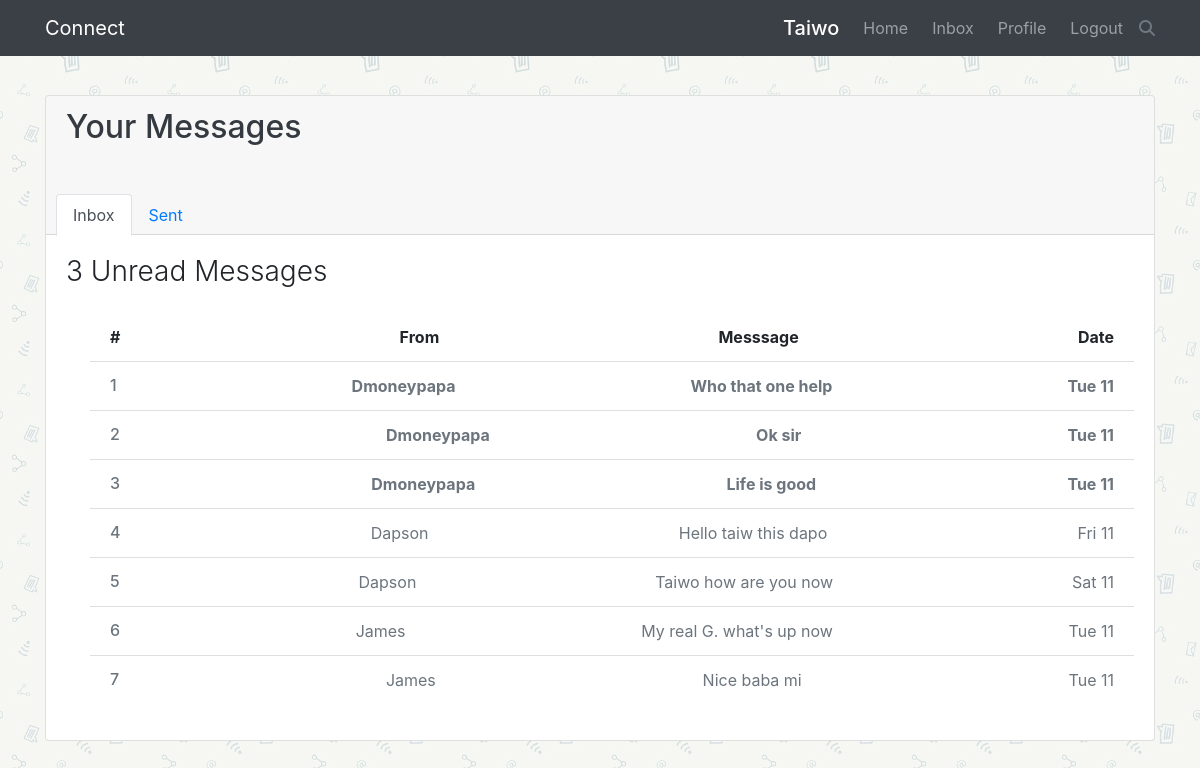
Page /inbox/ (signed in) on the earlier database version.
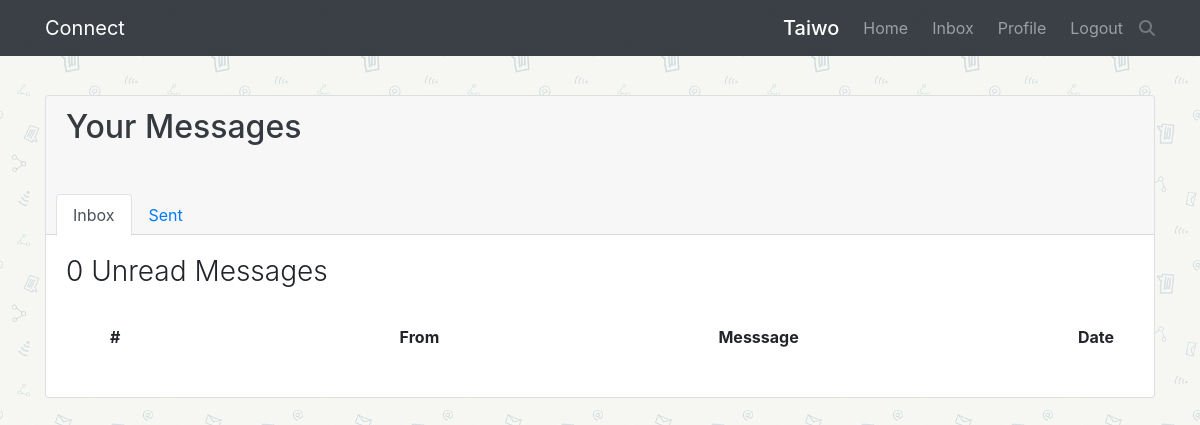
Same page on the later database version.
### posts/models.py (models this page shows, shortened)
class Message(models.Model):
    sender = models.ForeignKey(
        User, on_delete=models.SET_NULL, null=True, blank=True, related_name='sender')
    reciever = models.ForeignKey(
        Profile, on_delete=models.SET_NULL, null=True, blank=True, related_name='reciever')
    message = models.TextField(null=True)
    is_read = models.BooleanField(default=False)
    created = models.DateTimeField(auto_now_add=True)
    id = models.UUIDField(max_length=100, default=uuid.uuid4,
                          unique=True, primary_key=True, editable=False)
    class Meta:
        ordering = ['is_read']

### posts/views.py (the view)
# urls.py: path('inbox/', views.inbox, name= 'inbox'),
@login_required(login_url='login')
def inbox(request):
    inbox_messages = Message.objects.filter(reciever=request.user.profile)
    sent_messages = Message.objects.filter(sender= request.user).order_by('-created')
    unread_messages = Message.objects.filter(
        reciever = request.user.profile, is_read = False).count()
    context = {
        'all_messages': inbox_messages,
        'page': 'inbox',
        'total_unread': unread_messages,
        'sent_messages': sent_messages
    }
    return render(request, 'posts/inbox.html', context)

### posts/templates/posts/inbox.html (shortened to what this page needs)
{% extends 'base.html' %}
{% block content %}
  <div class="card">
    <div class="card-header">
      <h2 class="mb-5 text-dark">Your Messages</h2>
      <ul class="nav nav-tabs card-header-tabs">
        <li class="nav-item">
          <a class="nav-link active" data-toggle="tab" href="#inbox">Inbox</a>
        </li>
        <li class="nav-item">
          <a class="nav-link" data-toggle="tab" href="#sent">Sent</a>
        </li>
      </ul>
    </div>
    <div class="card-body tab-content text-left">
      <div class="tab-pane fade active show" id="inbox">
        <div class="card-title h3 font-weight-light mb-4">{{total_unread}} Unread Messages</div>
          <ul class="list-group-flush pl-0 pl-md-4">
          <li class="list-group-item font-weight-bold  justify-content-between d-flex text-start flex-wrap">
            <span class="">#</span>
            <span class="">From</span>
            <span class="d-none d-sm-inline">Messsage</span>
            <span class="">Date</span>
          </li>
          {% for message in all_messages %}
          <li class="list-group-item">
            <a href="{% url 'message-detail' message.id %}" class="d-flex flex-wrap justify-content-between text-dark align-items-center text-muted {% if not message.is_read %} font-weight-bold {% endif %}">
              <h6 class="m-0">{{forloop.counter}}</h6>
              <span class="">{{message.sender|title}}</span>
              <span class="d-none d-sm-inline">{{message.message|truncatechars:"30"}}</span>
              <span class="">{{message.created|date:"D m"}}</span>
            </a>
          </li>
          {% endfor %}
        </ul>
        </div>
      </div>
    </div>
  </div>
{% endblock %}

### templates/base.html (shortened to what this page needs)
{% load static %}
<html lang="en">
<head>
 <link rel="stylesheet" href="https://cdn.jsdelivr.net/npm/bootstrap@4.5.3/dist/css/bootstrap.min.css">
  <link rel="stylesheet" href="https://cdnjs.cloudflare.com/ajax/libs/font-awesome/6.2.1/css/all.min.css" />
  <link rel="stylesheet" href="{% static 'style.css' %}">
  <link rel="stylesheet" href="{% static 'bootstrap.css' %}">
</head>
<body>
  <nav class="navbar navbar-expand-lg navbar-dark bg-dark fixed-top">
    <div class="container">
      <a href="{% url 'index' %}" class="navbar-brand">Connect</a>
      {% if user.is_authenticated %}
      <div class="ml-2 order-lg-2 d-flex align-items-center">
        <div class="dropdown">
          <div class="i fa fa-search text-light text-muted" data-target="#search" data-toggle="dropdown"></div>
        </div>
      </div>
      <div class="collapse navbar-collapse" id="navigation" style="transition: 0.4s">
        <ul class="navbar-nav ml-auto">
          <li class="nav-item">
            <span class="nav-link active h5 m-0">{{request.user|title}}</span>
          </li>
          <li class="nav-item ml-2">
            <a href="{% url 'index' %}" class="nav-link">Home</a>
          </li>
          <li class="nav-item ml-2">
            <a href="{% url 'inbox' %}" class="nav-link">Inbox</a>
          </li>
          <li class="nav-item ml-2">
            <a href="{% url 'own-profile' %}" class="nav-link">Profile</a>
          </li>
          <li class="nav-item ml-2">
            <a href="{% url 'logout' %}" class="nav-link">Logout</a>
          </li>
        </ul>
      </div>
      {% endif %}
    </div>
  </nav>
    <main id="main">
      <div class="container">
        {% block content%}
        {% endblock content%}
    </main>
</body>
</html>

### static/style.css (style rules this page uses)
body { background: url('admin_images/message-5994510_1920.jpg') center center/cover no-repeat fixed; position: relative; }
body::after { content: ""; width: 100%; height: 100%; background-color: rgba(255, 255, 255, 0.8); position: fixed; top: 0; left: 0; z-index: -3; }
a { text-decoration: none; }
#main { padding-top: 95px; }
.navbar { opacity: 0.97; }

Differences in the rows shown:
removed Message: sender "Dmoneypapa", message "Who that one help", created "Tue 11", is_read False (drawn)
removed Message: sender "Dmoneypapa", message "Ok sir", created "Tue 11", is_read False (drawn)
removed Message: sender "Dmoneypapa", message "Life is good", created "Tue 11", is_read False (drawn)
removed Message: sender "Dapson", message "Hello taiw this dapo", created "Fri 11"
removed Message: sender "Dapson", message "Taiwo how are you now", created "Sat 11"
removed Message: sender "James", message "My real G. what's up now", created "Tue 11"
removed Message: sender "James", message "Nice baba mi", created "Tue 11"
Other differences:
{{ total_unread }}: "3" → "0"
